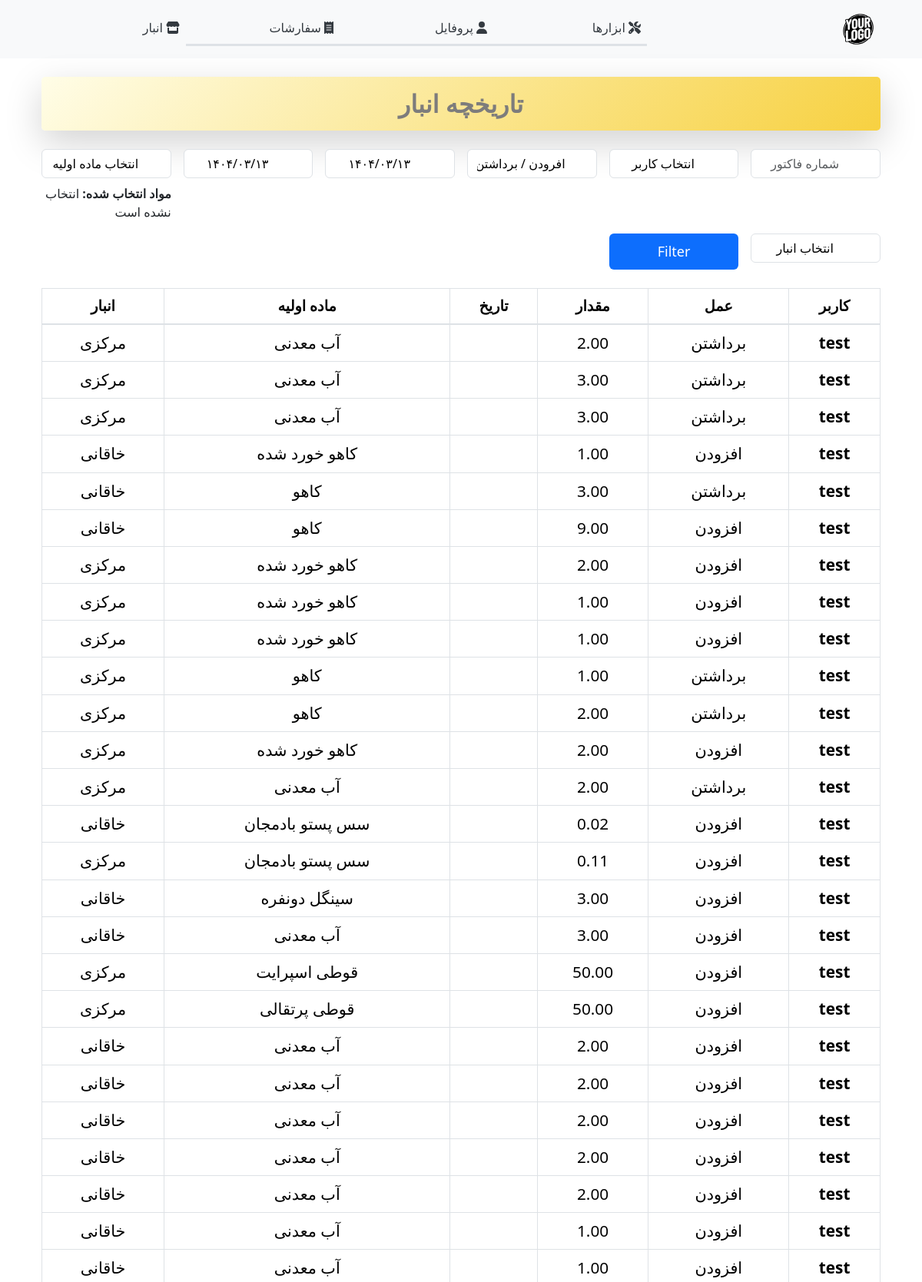
The page /profile/store_log/ (upper part) on the database its author committed.
### users/models.py (models this page shows, shortened)
class InventoryLog(models.Model):
    inventory = models.ForeignKey(Inventory, on_delete=models.CASCADE, related_name='logs')
    change_type = models.CharField(max_length=10, choices=(('ADD', 'افزودن'), ('REMOVE', 'برداشتن')))
    amount = models.DecimalField(max_digits=10, decimal_places=2)
    date = models.DateTimeField(default=timezone.now)
    user = models.ForeignKey(Profile, on_delete= models.CASCADE,related_name='user_inventory_log',blank=True,null=True,default=1)
    buyer = models.ForeignKey(Buyer, on_delete=models.SET_NULL, null=True, blank=True)
    receipt_Number = models.IntegerField( null=True,blank=True, default=0)
    confirmed_by_buyer = models.BooleanField(default=False)  # Add this line
    def jalali_date(self):
        return JalaliDatetime(self.date).strftime('%Y/%m/%d %H:%M:%S')

class Profile(models.Model):
    user = models.OneToOneField(User, on_delete=models.CASCADE)
    first_name = models.TextField(max_length=100,blank=True)
    last_name = models.TextField(max_length=100,blank=True)
    phone = PhoneNumberField(null=True, blank=True, unique=True)
    address = models.TextField(max_length=300,blank=True,null=True)
    avatar = models.ImageField(default='default.jpg', upload_to='profile_images')
    bio = models.TextField()
    job_position = models.ForeignKey(jobs, on_delete= models.CASCADE,related_name='job_position',default=1,blank=True,null=True)
    push_endpoint = models.TextField(blank=True, null=True)
    push_p256dh = models.TextField(blank=True, null=True)
    push_auth = models.TextField(blank=True, null=True)

class Inventory(models.Model):
    inventory_raw_material = models.ForeignKey(raw_material, on_delete=models.CASCADE, related_name='inventory')
    warehouse = models.ForeignKey(Warehouse, on_delete=models.CASCADE, related_name='inventories', default=1)
    quantity = models.DecimalField(max_digits=10, decimal_places=2, null=False, default=0)  # مقدار پیش‌فرض برای quantity
    last_updated = models.DateTimeField(default=timezone.now)
    receipt_Number = models.IntegerField( null=True,blank=True, default=0)

class raw_material(models.Model):
    name = models.CharField(max_length=200)
    describe = models.CharField(max_length=800)
    unit = models.CharField(max_length=200)
    mother = models.ForeignKey(mother_material, on_delete= models.CASCADE,related_name='mother_material',blank=True,null=True)
    mode = models.ForeignKey(mode_raw_materials,default=None, on_delete= models.CASCADE,related_name='mode_raw_materials',blank=True,null=True)
    class Meta:
        ordering = ['describe']

class Warehouse(models.Model):
    name = models.CharField(max_length=200)
    location = models.CharField(max_length=200, blank=True, null=True)
    capacity = models.DecimalField(max_digits=10, decimal_places=0, blank=True, null=True)  # ظرفیت انبار

### users/views.py (the view)
# urls.py: path('profile/store_log/', log_view_store, name='logs_store'),
def log_view_store(request):
    logs = InventoryLog.objects.all().order_by('date').reverse()
    users = Profile.objects.all()
    raw_materials = RawMaterial.objects.all()
    warehouses = Warehouse.objects.all()
    receipt_number = request.GET.get('receipt_number')
    if receipt_number:
        try:
            receipt_number = int(receipt_number)
        except:
            pass
        logs = logs.filter(receipt_Number=receipt_number)
    user = request.GET.get('user')
    if user and user!='select_all':
        logs = logs.filter(user__id=user)
    change_type = request.GET.get('change_type')
    if change_type:
        logs = logs.filter(change_type=change_type)
    warehouse = request.GET.get('warehouse')
    if warehouse and warehouse !='select_all':
        logs = logs.filter(inventory__warehouse__id=warehouse)
    raw_material = request.GET.get('raw_materials')
    a = request.GET.get('raw_materials')
    if raw_material:
        logs = logs.filter(inventory__inventory_raw_material__id=raw_material)
    default_user = request.GET.get('user', None)
    default_change_type = request.GET.get('change_type', None)
    default_date_from = request.GET.get('date_from', None)
    default_date_to = request.GET.get('date_to', None)
    default_raw_materials = request.GET.getlist('raw_materials', [])
    default_warehouse = request.GET.get('warehouse', None)
    try:
        default_user = int(default_user)
        default_warehouse = int(default_warehouse)
    except:
        pass
    context = {
        'logs': logs,
        'users': users,
        'warehouses':warehouses,
        'raw_materials':  raw_materials,
        'default_user': default_user,
        'default_change_type': default_change_type,
        'default_date_from': default_date_from,
        'default_date_to': default_date_to,
        'default_raw_materials': default_raw_materials,
        'default_warehouse': default_warehouse
    }
    return render(request, 'users/store_log.html',context)

### users/templates/users/store_log.html (shortened to what this page needs)
{% extends "users/base.html" %}
{% block content %}
{% load static %}
<html lang="fa">
<head>
    <link href="https://cdn.jsdelivr.net/npm/select2@4.1.0-rc.0/dist/css/select2.min.css" rel="stylesheet" />
    <link rel="stylesheet" type="text/css" href="{% static 'css/bootstrap.css' %}">
    <link rel="stylesheet" type="text/css" href="{% static 'css/store.css' %}">
    <link rel="stylesheet" type="text/css" href="{% static 'css/persian.datepicker.css' %}">
</head>
<body>
    <div class="container mt-4">
        <div class="card page-title-card shadow-lg rounded-lg p-4 mb-4">
            <h1 class="page-title">تاریخچه انبار</h1>
        </div>
        <form method="GET" class="row g-3 mb-4">
            <div class="col-md-2">
                <input type="text" name="receipt_number" class="form-control" placeholder="شماره فاکتور" value="{{ request.GET.receipt_number }}">
            </div>
            <div class="col-md-2">
                <select name="user" id="userDropdown" class="form-control">
                    <option value="">انتخاب کاربر</option>
                </select>
            </div>
            <div class="col-md-2">
                <select name="change_type" class="form-control">
                    <option value="">افرودن / برداشتن</option>
                </select>
            </div>
            <div class="col-md-2">
                <input type="text" id="date_from" name="date_from" class="form-control" placeholder="از تاریخ" value="{{ default_date_from }}">
            </div>
            <div class="col-md-2">
                <input type="text" id="date_to" name="date_to" class="form-control" placeholder="تا تاریخ" value="{{ default_date_to }}">
            </div>
            <div class="col-md-2 custom-dropdown">
                <button type="button" id="dropdownButton" class="form-control">انتخاب ماده اولیه</button>
                <div class="mt-2">
                    <strong>مواد انتخاب شده:</strong>
                    <span id="selectedMaterials">انتخاب نشده است</span>
                </div>
            </div>
            <div class="col-md-2">
                <select name="warehouse" id="warehouseDropdown" class="form-control">
                    <option value="">انتخاب انبار</option>
                </select>
            </div>
            <div class="col-md-2">
                <button type="submit" class="btn btn-primary">Filter</button>
            </div>
        </form>
        <table class="table table-bordered table-hover">
            <thead>
                <tr>
                    <th class="text-center">کاربر</th>
                    <th class="text-center">عمل</th>
                    <th class="text-center">مقدار</th>
                    <th class="text-center">تاریخ</th>
                    <th class="text-center">ماده اولیه</th>
                    <th class="text-center">انبار</th>
                </tr>
            </thead>
            <tbody>
                {% for log in logs %}
                <tr>
                    <td class="text-center">{{ log.user.user.username }}</td>
                    <td class="text-center">{{ log.get_change_type_display }}</td>
                    <td class="text-center">{{ log.amount }}</td>
                    <td class="text-center">{{ log.jalali_date }}</td>
                    <td class="text-center">{{ log.inventory.inventory_raw_material.name }}</td>
                    <td class="text-center">{{ log.inventory.warehouse.name }}</td>
                </tr>
                {% endfor %}
            </tbody>
        </table>
    </div>
</body>
{% endblock %}

### users/static/css/base.css (style rules this page uses)
body { font-family: 'B Nazanin'; src: url('/fonts/BNazanin.woff2') format('woff2'), url('/fonts/BNazanin.woff') format('woff'); }

### users/static/css/store.css (style rules this page uses)
h1 { text-align: center; color: #333; direction: rtl; text-align: right; }
.card { margin: 10px 0; padding: 10px; background-color: #e7e7e7; border-radius: 5px; box-shadow: 0 2px 5px rgba(0, 0, 0, 0.1); direction: rtl; text-align: right; }
.form-control { padding-right: 2.5rem; text-align: center; flex: 1; color: #000; background-color: #fff; }
.page-title-card { background: linear-gradient(135deg, #fffde7, #F7D141); text-align: center; border: none; display: flex; align-items: center; justify-content: center; height: 70px; }
h1.page-title { font-size: 2rem; font-weight: bold; color: #7d7c7c; margin-bottom: 0; }
.btn-primary { width: 100%; border: none; padding: 10px 20px; font-size: 18px; cursor: pointer; }
.custom-dropdown { position: relative; display: inline-block; }
table { padding-top: 20px; width: 100%; border-collapse: collapse; margin-bottom: 20px; }
thead th { background-color: #343a40; color: #fff; text-align: center; padding: 12px; font-size: 1.2em; border-bottom: 2px solid #dee2e6; }
tbody tr:nth-child(even) { background-color: #f2f2f2; }
tbody td { padding: 12px; text-align: center; font-size: 1.3em; border-bottom: 1px solid #dee2e6; }
tbody td:first-child { font-weight: bold; }

### rows shown on the page
InventoryLog: user.user.username "test", change_type "برداشتن", amount "2.00", inventory.inventory_raw_material.name "آب معدنی", inventory.warehouse.name "مرکزی"
InventoryLog: user.user.username "test", change_type "برداشتن", amount "3.00", inventory.inventory_raw_material.name "آب معدنی", inventory.warehouse.name "مرکزی"
InventoryLog: user.user.username "test", change_type "برداشتن", amount "3.00", inventory.inventory_raw_material.name "آب معدنی", inventory.warehouse.name "مرکزی"
InventoryLog: user.user.username "test", change_type "افزودن", amount "1.00", inventory.inventory_raw_material.name "کاهو خورد شده", inventory.warehouse.name "خاقانی"
InventoryLog: user.user.username "test", change_type "برداشتن", amount "3.00", inventory.inventory_raw_material.name "کاهو", inventory.warehouse.name "خاقانی"
InventoryLog: user.user.username "test", change_type "افزودن", amount "9.00", inventory.inventory_raw_material.name "کاهو", inventory.warehouse.name "خاقانی"
InventoryLog: user.user.username "test", change_type "افزودن", amount "2.00", inventory.inventory_raw_material.name "کاهو خورد شده", inventory.warehouse.name "مرکزی"
InventoryLog: user.user.username "test", change_type "افزودن", amount "1.00", inventory.inventory_raw_material.name "کاهو خورد شده", inventory.warehouse.name "مرکزی"
InventoryLog: user.user.username "test", change_type "افزودن", amount "1.00", inventory.inventory_raw_material.name "کاهو خورد شده", inventory.warehouse.name "مرکزی"
InventoryLog: user.user.username "test", change_type "برداشتن", amount "1.00", inventory.inventory_raw_material.name "کاهو", inventory.warehouse.name "مرکزی"
InventoryLog: user.user.username "test", change_type "برداشتن", amount "2.00", inventory.inventory_raw_material.name "کاهو", inventory.warehouse.name "مرکزی"
InventoryLog: user.user.username "test", change_type "افزودن", amount "2.00", inventory.inventory_raw_material.name "کاهو خورد شده", inventory.warehouse.name "مرکزی"
InventoryLog: user.user.username "test", change_type "برداشتن", amount "2.00", inventory.inventory_raw_material.name "آب معدنی", inventory.warehouse.name "مرکزی"
InventoryLog: user.user.username "test", change_type "افزودن", amount "0.02", inventory.inventory_raw_material.name "سس پستو بادمجان", inventory.warehouse.name "خاقانی"
InventoryLog: user.user.username "test", change_type "افزودن", amount "0.11", inventory.inventory_raw_material.name "سس پستو بادمجان", inventory.warehouse.name "مرکزی"
InventoryLog: user.user.username "test", change_type "افزودن", amount "3.00", inventory.inventory_raw_material.name "سینگل دونفره", inventory.warehouse.name "خاقانی"
InventoryLog: user.user.username "test", change_type "افزودن", amount "3.00", inventory.inventory_raw_material.name "آب معدنی", inventory.warehouse.name "خاقانی"
InventoryLog: user.user.username "test", change_type "افزودن", amount "50.00", inventory.inventory_raw_material.name "قوطی اسپرایت", inventory.warehouse.name "مرکزی"
InventoryLog: user.user.username "test", change_type "افزودن", amount "50.00", inventory.inventory_raw_material.name "قوطی پرتقالی", inventory.warehouse.name "مرکزی"
InventoryLog: user.user.username "test", change_type "افزودن", amount "2.00", inventory.inventory_raw_material.name "آب معدنی", inventory.warehouse.name "خاقانی"
InventoryLog: user.user.username "test", change_type "افزودن", amount "2.00", inventory.inventory_raw_material.name "آب معدنی", inventory.warehouse.name "خاقانی"
InventoryLog: user.user.username "test", change_type "افزودن", amount "2.00", inventory.inventory_raw_material.name "آب معدنی", inventory.warehouse.name "خاقانی"
InventoryLog: user.user.username "test", change_type "افزودن", amount "2.00", inventory.inventory_raw_material.name "آب معدنی", inventory.warehouse.name "خاقانی"
InventoryLog: user.user.username "test", change_type "افزودن", amount "2.00", inventory.inventory_raw_material.name "آب معدنی", inventory.warehouse.name "خاقانی"
InventoryLog: user.user.username "test", change_type "افزودن", amount "1.00", inventory.inventory_raw_material.name "آب معدنی", inventory.warehouse.name "خاقانی"
InventoryLog: user.user.username "test", change_type "افزودن", amount "1.00", inventory.inventory_raw_material.name "آب معدنی", inventory.warehouse.name "خاقانی"
